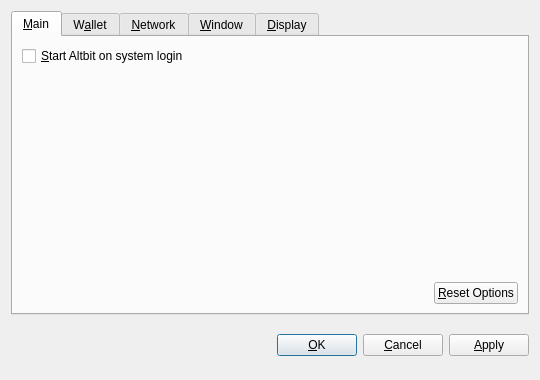
<?xml version="1.0" encoding="UTF-8"?>
<ui version="4.0">
 <class>OptionsDialog</class>
 <widget class="QDialog" name="OptionsDialog">
  <property name="geometry">
   <rect>
    <x>0</x>
    <y>0</y>
    <width>540</width>
    <height>380</height>
   </rect>
  </property>
  <property name="windowTitle">
   <string>Options</string>
  </property>
  <property name="modal">
   <bool>true</bool>
  </property>
  <layout class="QVBoxLayout" name="verticalLayout">
   <item>
    <widget class="QTabWidget" name="tabWidget">
     <property name="tabPosition">
      <enum>QTabWidget::North</enum>
     </property>
     <property name="currentIndex">
      <number>0</number>
     </property>
     <widget class="QWidget" name="tabMain">
      <attribute name="title">
       <string>&amp;Main</string>
      </attribute>
      <layout class="QVBoxLayout" name="verticalLayout_Main">
       <item>
        <widget class="QCheckBox" name="bitcoinAtStartup">
         <property name="toolTip">
          <string>Automatically start Altbit after logging in to the system.</string>
         </property>
         <property name="text">
          <string>&amp;Start Altbit on system login</string>
         </property>
        </widget>
       </item>
       <item>
        <spacer name="verticalSpacer_Main">
         <property name="orientation">
          <enum>Qt::Vertical</enum>
         </property>
         <property name="sizeHint" stdset="0">
          <size>
           <width>20</width>
           <height>40</height>
          </size>
         </property>
        </spacer>
       </item>
       <item>
        <layout class="QHBoxLayout" name="horizontalLayout_2_Main">
         <item>
          <spacer name="horizontalSpacer_2_Main">
           <property name="orientation">
            <enum>Qt::Horizontal</enum>
           </property>
           <property name="sizeHint" stdset="0">
            <size>
             <width>40</width>
             <height>20</height>
            </size>
           </property>
          </spacer>
         </item>
         <item>
          <widget class="QPushButton" name="resetButton">
           <property name="toolTip">
            <string>Reset all client options to default.</string>
           </property>
           <property name="text">
            <string>&amp;Reset Options</string>
           </property>
           <property name="autoDefault">
            <bool>false</bool>
           </property>
          </widget>
         </item>
        </layout>
       </item>
      </layout>
     </widget>
     <widget class="QWidget" name="tabWallet">
      <attribute name="title">
       <string>W&amp;allet</string>
      </attribute>
      <layout class="QVBoxLayout" name="verticalLayout_Network">
       <item>
        <widget class="QLabel" name="transactionFeeInfoLabel">
         <property name="text">
          <string>Optional transaction fee per kB that helps make sure your transactions are processed quickly. Most transactions are 1 kB.</string>
         </property>
         <property name="textFormat">
          <enum>Qt::PlainText</enum>
         </property>
         <property name="wordWrap">
          <bool>true</bool>
         </property>
        </widget>
       </item>
       <item>
        <layout class="QHBoxLayout" name="horizontalLayout_1_Main">
         <item>
          <widget class="QLabel" name="transactionFeeLabel">
           <property name="text">
            <string>Pay transaction &amp;fee</string>
           </property>
           <property name="textFormat">
            <enum>Qt::PlainText</enum>
           </property>
           <property name="buddy">
            <cstring>transactionFee</cstring>
           </property>
          </widget>
         </item>
         <item>
          <widget class="BitcoinAmountField" name="transactionFee"/>
         </item>
         <item>
          <spacer name="horizontalSpacer_1_Main">
           <property name="orientation">
            <enum>Qt::Horizontal</enum>
           </property>
           <property name="sizeHint" stdset="0">
            <size>
             <width>40</width>
             <height>20</height>
            </size>
           </property>
          </spacer>
         </item>
        </layout>
       </item>
       <item>
        <widget class="QLabel" name="label">
         <property name="text">
          <string>If you disable the spending of unconfirmed change, the change from a transaction cannot be used until that transaction has at least one confirmation. This also affects how your balance is computed.</string>
         </property>
         <property name="wordWrap">
          <bool>true</bool>
         </property>
        </widget>
       </item>
       <item>
        <widget class="QCheckBox" name="spendZeroConfChange">
         <property name="text">
          <string>Spend unconfirmed change  (experts only)</string>
         </property>
        </widget>
       </item>
       <item>
        <spacer name="verticalSpacer">
         <property name="orientation">
          <enum>Qt::Vertical</enum>
         </property>
         <property name="sizeHint" stdset="0">
          <size>
           <width>20</width>
           <height>40</height>
          </size>
         </property>
        </spacer>
       </item>
      </layout>
     </widget>
     <widget class="QWidget" name="tabNetwork">
      <attribute name="title">
       <string>&amp;Network</string>
      </attribute>
      <layout class="QVBoxLayout" name="verticalLayout_Network">
       <item>
        <widget class="QCheckBox" name="mapPortUpnp">
         <property name="toolTip">
          <string>Automatically open the Altbit client port on the router. This only works when your router supports UPnP and it is enabled.</string>
         </property>
         <property name="text">
          <string>Map port using &amp;UPnP</string>
         </property>
        </widget>
       </item>
       <item>
        <widget class="QCheckBox" name="connectSocks">
         <property name="toolTip">
          <string>Connect to the Altbit network through a SOCKS proxy (e.g. when connecting through Tor).</string>
         </property>
         <property name="text">
          <string>&amp;Connect through SOCKS proxy:</string>
         </property>
        </widget>
       </item>
       <item>
        <layout class="QHBoxLayout" name="horizontalLayout_Network">
         <item>
          <widget class="QLabel" name="proxyIpLabel">
           <property name="text">
            <string>Proxy &amp;IP:</string>
           </property>
           <property name="textFormat">
            <enum>Qt::PlainText</enum>
           </property>
           <property name="buddy">
            <cstring>proxyIp</cstring>
           </property>
          </widget>
         </item>
         <item>
          <widget class="QValidatedLineEdit" name="proxyIp">
           <property name="maximumSize">
            <size>
             <width>140</width>
             <height>16777215</height>
            </size>
           </property>
           <property name="toolTip">
            <string>IP address of the proxy (e.g. 127.0.0.1)</string>
           </property>
          </widget>
         </item>
         <item>
          <widget class="QLabel" name="proxyPortLabel">
           <property name="text">
            <string>&amp;Port:</string>
           </property>
           <property name="textFormat">
            <enum>Qt::PlainText</enum>
           </property>
           <property name="buddy">
            <cstring>proxyPort</cstring>
           </property>
          </widget>
         </item>
         <item>
          <widget class="QLineEdit" name="proxyPort">
           <property name="maximumSize">
            <size>
             <width>55</width>
             <height>16777215</height>
            </size>
           </property>
           <property name="toolTip">
            <string>Port of the proxy (e.g. 9050)</string>
           </property>
          </widget>
         </item>
         <item>
          <widget class="QLabel" name="socksVersionLabel">
           <property name="text">
            <string>SOCKS &amp;Version:</string>
           </property>
           <property name="textFormat">
            <enum>Qt::PlainText</enum>
           </property>
           <property name="buddy">
            <cstring>socksVersion</cstring>
           </property>
          </widget>
         </item>
         <item>
          <widget class="QValueComboBox" name="socksVersion">
           <property name="toolTip">
            <string>SOCKS version of the proxy (e.g. 5)</string>
           </property>
          </widget>
         </item>
         <item>
          <spacer name="horizontalSpacer_Network">
           <property name="orientation">
            <enum>Qt::Horizontal</enum>
           </property>
           <property name="sizeHint" stdset="0">
            <size>
             <width>40</width>
             <height>20</height>
            </size>
           </property>
          </spacer>
         </item>
        </layout>
       </item>
       <item>
        <spacer name="verticalSpacer_Network">
         <property name="orientation">
          <enum>Qt::Vertical</enum>
         </property>
         <property name="sizeHint" stdset="0">
          <size>
           <width>20</width>
           <height>40</height>
          </size>
         </property>
        </spacer>
       </item>
      </layout>
     </widget>
     <widget class="QWidget" name="tabWindow">
      <attribute name="title">
       <string>&amp;Window</string>
      </attribute>
      <layout class="QVBoxLayout" name="verticalLayout_Window">
       <item>
        <widget class="QCheckBox" name="minimizeToTray">
         <property name="toolTip">
          <string>Show only a tray icon after minimizing the window.</string>
         </property>
         <property name="text">
          <string>&amp;Minimize to the tray instead of the taskbar</string>
         </property>
        </widget>
       </item>
       <item>
        <widget class="QCheckBox" name="minimizeOnClose">
         <property name="toolTip">
          <string>Minimize instead of exit the application when the window is closed. When this option is enabled, the application will be closed only after selecting Quit in the menu.</string>
         </property>
         <property name="text">
          <string>M&amp;inimize on close</string>
         </property>
        </widget>
       </item>
       <item>
        <spacer name="verticalSpacer_Window">
         <property name="orientation">
          <enum>Qt::Vertical</enum>
         </property>
         <property name="sizeHint" stdset="0">
          <size>
           <width>20</width>
           <height>40</height>
          </size>
         </property>
        </spacer>
       </item>
      </layout>
     </widget>
     <widget class="QWidget" name="tabDisplay">
      <attribute name="title">
       <string>&amp;Display</string>
      </attribute>
      <layout class="QVBoxLayout" name="verticalLayout_Display">
       <item>
        <layout class="QHBoxLayout" name="horizontalLayout_1_Display">
         <item>
          <widget class="QLabel" name="langLabel">
           <property name="text">
            <string>User Interface &amp;language:</string>
           </property>
           <property name="textFormat">
            <enum>Qt::PlainText</enum>
           </property>
           <property name="buddy">
            <cstring>lang</cstring>
           </property>
          </widget>
         </item>
         <item>
          <widget class="QValueComboBox" name="lang">
           <property name="toolTip">
            <string>The user interface language can be set here. This setting will take effect after restarting Altbit.</string>
           </property>
          </widget>
         </item>
        </layout>
       </item>
       <item>
        <layout class="QHBoxLayout" name="horizontalLayout_2_Display">
         <item>
          <widget class="QLabel" name="unitLabel">
           <property name="text">
            <string>&amp;Unit to show amounts in:</string>
           </property>
           <property name="textFormat">
            <enum>Qt::PlainText</enum>
           </property>
           <property name="buddy">
            <cstring>unit</cstring>
           </property>
          </widget>
         </item>
         <item>
          <widget class="QValueComboBox" name="unit">
           <property name="toolTip">
            <string>Choose the default subdivision unit to show in the interface and when sending coins.</string>
           </property>
          </widget>
         </item>
        </layout>
       </item>
       <item>
        <widget class="QCheckBox" name="displayAddresses">
         <property name="toolTip">
          <string>Whether to show Altbit addresses in the transaction list or not.</string>
         </property>
         <property name="text">
          <string>&amp;Display addresses in transaction list</string>
         </property>
        </widget>
       </item>
       <item>
        <widget class="QCheckBox" name="coinControlFeatures">
         <property name="toolTip">
          <string>Whether to show coin control features or not.</string>
         </property>
         <property name="text">
          <string>Display coin &amp;control features (experts only!)</string>
         </property>
        </widget>
       </item>
       <item>
        <spacer name="verticalSpacer_Display">
         <property name="orientation">
          <enum>Qt::Vertical</enum>
         </property>
         <property name="sizeHint" stdset="0">
          <size>
           <width>20</width>
           <height>40</height>
          </size>
         </property>
        </spacer>
       </item>
      </layout>
     </widget>
    </widget>
   </item>
   <item>
    <layout class="QHBoxLayout" name="horizontalLayout_Buttons">
     <item>
      <spacer name="horizontalSpacer_1">
       <property name="orientation">
        <enum>Qt::Horizontal</enum>
       </property>
       <property name="sizeHint" stdset="0">
        <size>
         <width>40</width>
         <height>48</height>
        </size>
       </property>
      </spacer>
     </item>
     <item>
      <widget class="QLabel" name="statusLabel">
       <property name="font">
        <font>
         <weight>75</weight>
         <bold>true</bold>
        </font>
       </property>
       <property name="text">
        <string/>
       </property>
       <property name="textFormat">
        <enum>Qt::PlainText</enum>
       </property>
       <property name="wordWrap">
        <bool>true</bool>
       </property>
      </widget>
     </item>
     <item>
      <spacer name="horizontalSpacer_2">
       <property name="orientation">
        <enum>Qt::Horizontal</enum>
       </property>
       <property name="sizeHint" stdset="0">
        <size>
         <width>40</width>
         <height>48</height>
        </size>
       </property>
      </spacer>
     </item>
     <item>
      <widget class="QPushButton" name="okButton">
       <property name="text">
        <string>&amp;OK</string>
       </property>
      </widget>
     </item>
     <item>
      <widget class="QPushButton" name="cancelButton">
       <property name="text">
        <string>&amp;Cancel</string>
       </property>
       <property name="autoDefault">
        <bool>false</bool>
       </property>
      </widget>
     </item>
     <item>
      <widget class="QPushButton" name="applyButton">
       <property name="text">
        <string>&amp;Apply</string>
       </property>
       <property name="autoDefault">
        <bool>false</bool>
       </property>
      </widget>
     </item>
    </layout>
   </item>
  </layout>
 </widget>
 <customwidgets>
  <customwidget>
   <class>BitcoinAmountField</class>
   <extends>QSpinBox</extends>
   <header>bitcoinamountfield.h</header>
  </customwidget>
  <customwidget>
   <class>QValueComboBox</class>
   <extends>QComboBox</extends>
   <header>qvaluecombobox.h</header>
  </customwidget>
  <customwidget>
   <class>QValidatedLineEdit</class>
   <extends>QLineEdit</extends>
   <header>qvalidatedlineedit.h</header>
  </customwidget>
 </customwidgets>
 <resources/>
 <connections/>
</ui>
